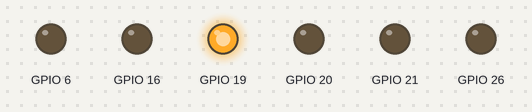
The program below on a simulated Raspberry Pi (BCM pin numbers). On the bench: output pins drawn as LEDs (lit = HIGH). At 12.0 s the program stops and its outputs stay as they are.

Above: at 0.1 s.
At 2.1 s:
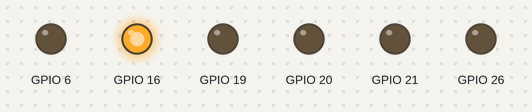
At 4.1 s:
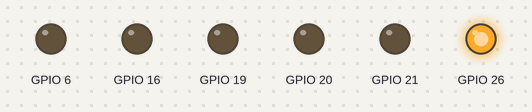
At 6.1 s:
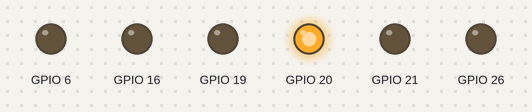
At 8.1 s:
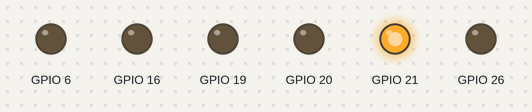
At 11.1 s:
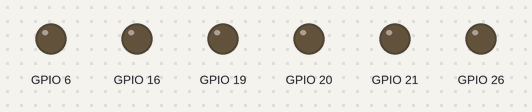
Timing chart, 0 to 12.6 s (numbered marks = the images above):
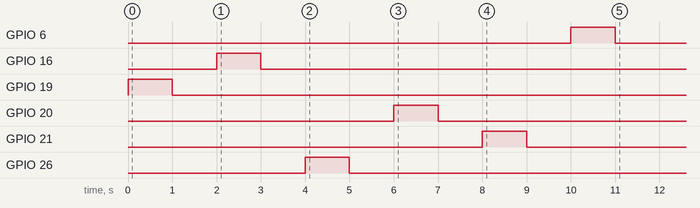

The program:

actuators.py
```python
import RPi.GPIO as gp
from time import sleep

class Actuator:
    def __init__(self, name, gpio):
        self.name = name
        self.gpio = gpio
        self.value = gp.LOW
        gp.setmode(gp.BCM)
        gp.setup(gpio, gp.OUT)

    def set(self, value):
        self.value = value
        gp.output(self.gpio, value)

    def on(self):
        self.set(gp.HIGH)

    def off(self):
        self.set(gp.LOW)

class Main:
    def __init__(self):
        actuators = []
        a = Actuator("valve1", 19)
        actuators.append(a)
        a = Actuator("valve2", 16)
        actuators.append(a)
        a = Actuator("valve3", 26)
        actuators.append(a)
        a = Actuator("valve4", 20)
        actuators.append(a)
        a = Actuator("light", 21)
        actuators.append(a)
        a = Actuator("soilSensors", 6)
        actuators.append(a)

        for a in actuators:
            a.on()
            sleep(1)
            a.off()
            sleep(1)

Main()
```

Measured:
- by itself, GPIO 6: LOW → HIGH at 10.0 s, → LOW 1.0 s later
- by itself, GPIO 16: LOW → HIGH at 2.0 s, → LOW 1.0 s later
- by itself, GPIO 19: LOW → HIGH at 0.00 s, → LOW 1.0 s later
- by itself, GPIO 20: LOW → HIGH at 6.0 s, → LOW 1.0 s later
- by itself, GPIO 21: LOW → HIGH at 8.0 s, → LOW 1.0 s later
- by itself, GPIO 26: LOW → HIGH at 4.0 s, → LOW 1.0 s later
